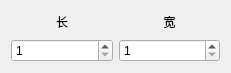
<?xml version="1.0" encoding="UTF-8"?>
<ui version="4.0">
 <class>ImageToAscii</class>
 <widget class="QDialog" name="ImageToAscii">
  <property name="geometry">
   <rect>
    <x>0</x>
    <y>0</y>
    <width>231</width>
    <height>73</height>
   </rect>
  </property>
  <property name="windowTitle">
   <string>Dialog</string>
  </property>
  <layout class="QGridLayout" name="gridLayout">
   <item row="0" column="0">
    <widget class="QLabel" name="label">
     <property name="text">
      <string>长</string>
     </property>
     <property name="alignment">
      <set>Qt::AlignCenter</set>
     </property>
    </widget>
   </item>
   <item row="0" column="1">
    <widget class="QLabel" name="label_2">
     <property name="text">
      <string>宽</string>
     </property>
     <property name="alignment">
      <set>Qt::AlignCenter</set>
     </property>
    </widget>
   </item>
   <item row="1" column="0">
    <widget class="QSpinBox" name="spinBox">
     <property name="minimum">
      <number>1</number>
     </property>
     <property name="maximum">
      <number>9999</number>
     </property>
    </widget>
   </item>
   <item row="1" column="1">
    <widget class="QSpinBox" name="spinBox_2">
     <property name="minimum">
      <number>1</number>
     </property>
     <property name="maximum">
      <number>9999</number>
     </property>
    </widget>
   </item>
  </layout>
 </widget>
 <resources/>
 <connections/>
</ui>
